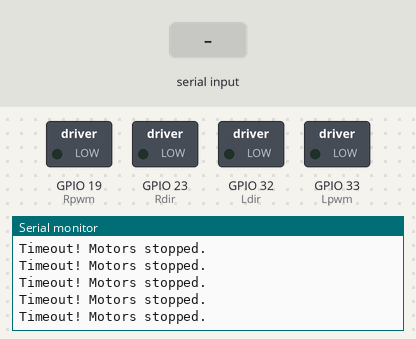
A sketch run on a simulated ESP32. On the bench: switched loads named in the sketch (green lamp = pin HIGH), the last lines printed to the serial monitor. The inputs (shaded band) are chosen by the test bench.

Above: at 1.6 s.
1.7 s: "90,45\n" received over the second serial link
At 2.5 s:
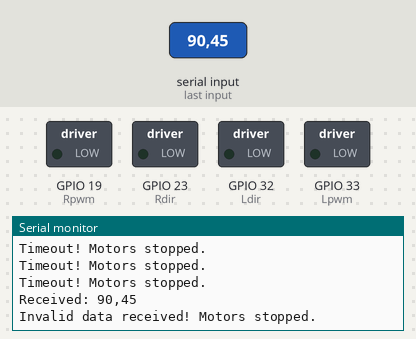
3.2 s: "30,150\n" received over the second serial link
At 4.0 s:
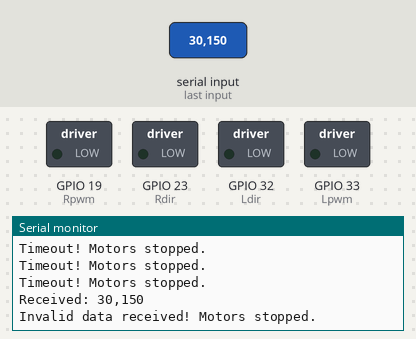
6.2 s: "5\n" received over the second serial link
At 7.0 s:
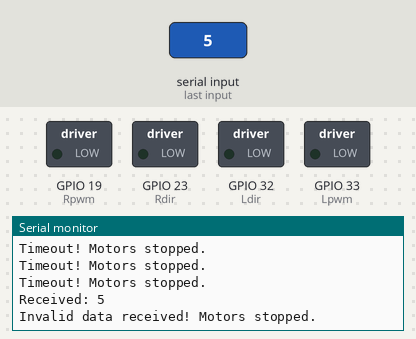

Measured:
- after the input at 1.7 s, the serial monitor: prints a new line at once (image 1)
- after the input at 3.2 s, the serial monitor: prints a new line at once (image 2)
- after the input at 6.2 s, the serial monitor: prints a new line at once (image 3)

The sketch:

AI_Motor_Controller_Final_2.ino
```cpp
#include <HardwareSerial.h>

#define Rdir 23
#define Ldir 32
#define Rpwm 19
#define Lpwm 33

HardwareSerial SerialPort(1);

const int BUFFER_SIZE = 128;
char rxBuffer[BUFFER_SIZE];
int bufferIndex = 0;

int freq = 8000, Lchannel = 0, Rchannel = 1, resolution = 8;

int L = 0;
int R = 0;

unsigned long lastReceivedTime = 0;
const unsigned long timeoutDuration = 1000;

void setup()
{
  Serial.begin(115200);
  SerialPort.begin(115200, SERIAL_8N1, 2, 0);
  Serial.println("Pins configured.");
  ledcSetup(Lchannel, freq, resolution);
  ledcSetup(Rchannel, freq, resolution);
  ledcAttachPin(Lpwm, Lchannel);
  ledcAttachPin(Rpwm, Rchannel);
  pinMode(Ldir, OUTPUT);
  pinMode(Rdir, OUTPUT);
  delay(400);
}

void loop()
{
  if (SerialPort.available())
  {
    lastReceivedTime = millis();
    while (SerialPort.available())
    {
      char receivedChar = (char)SerialPort.read();

      if (bufferIndex < BUFFER_SIZE - 1)
      {
        rxBuffer[bufferIndex++] = receivedChar;
      }
    }
    rxBuffer[bufferIndex] = '\0';
    Serial.print("Received: ");
    Serial.println(rxBuffer);

    char *L_index = strchr(rxBuffer, 'L');
    char *R_index = strchr(rxBuffer, 'R');

    if (L_index != NULL && R_index != NULL)
    {
      L = atoi(L_index + 1);
      R = atoi(R_index + 1);
    }
    else
    {
      stopMotors();
      Serial.println("Invalid data received! Motors stopped.");
    }

    bufferIndex = 0;
  }

  if (millis() - lastReceivedTime > timeoutDuration)
  {
    stopMotors();
    Serial.println("Timeout! Motors stopped.");
  }

  updateMotorControl(L, R);
}

void updateMotorControl(int L, int R)
{
  ledcWrite(Lchannel, abs(L) * 2.55);
  if (L > 0)
    digitalWrite(Ldir, LOW);
  else if (L < 0)
    digitalWrite(Ldir, HIGH);
  else
    digitalWrite(Ldir, LOW);
  ledcWrite(Rchannel, abs(R) * 2.55);
  if (R > 0)
    digitalWrite(Rdir, LOW);
  else if (R < 0)
    digitalWrite(Rdir, HIGH);
  else
    digitalWrite(Rdir, LOW);
}

void stopMotors()
{
  ledcWrite(Lchannel, 0);
  ledcWrite(Rchannel, 0);
  digitalWrite(Ldir, LOW);
  digitalWrite(Rdir, LOW);
  L = 0;
  R = 0;
}
```
